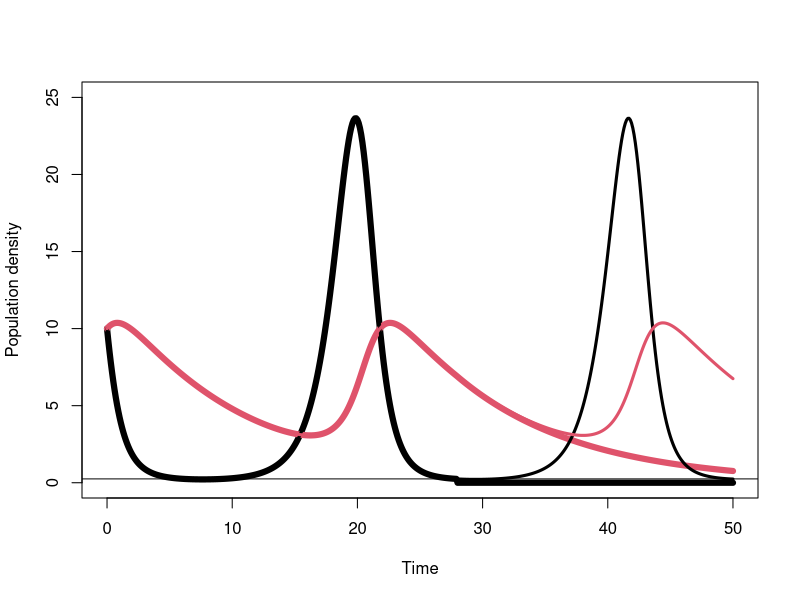

R code for this plot:
## ---- chunk 1
require(deSolve)
## ---- chunk 2
pp.model1 <- function(t, start, parms) {
  
  N <- start["N"]
  P <- start["P"]
  
  with(as.list(parms), {
    dN <- r*N - a*N*P
    dP <- e*a*N*P - d*P
    list(c(dN, dP))
  })
}
## ---- chunk 3
rootfunc <- function(t,y,parms) c(y[1]-threshold.value, y[2]-threshold.value)
## ---- chunk 4
eventfunc <- function(t,y,parms) {
  if((y[1]-threshold.value)<0) y[1] <- 0
  if((y[2]-threshold.value)<0) y[2] <- 0
  return(y)
}
## ---- chunk 5
time <- seq(0, 50, 0.1)
start <- c(N=10, P=10)
parms <- c(r=1.2,
           a=0.2,
           e=0.1,
           d=0.1)
## ---- chunk 6
threshold.value <- 0.25
## ---- chunk 7
dd1 <- lsodar(start, time, pp.model1, parms,
              rootfun = rootfunc, events = list(func=eventfunc, root = TRUE))
## ---- chunk 8
dd2 <- lsodar(start, time, pp.model1, parms)
## ---- chunk 9
matplot(dd1[,1], (dd1[,c(2,3)]), type="l", lwd=6, lty="solid", log="", ylim=c(0.01,25),
        xlab="Time", ylab="Population density")
matlines(dd2[,1], (dd2[,c(2,3)]), type="l", lwd=3, lty="solid")
abline(h=threshold.value)
